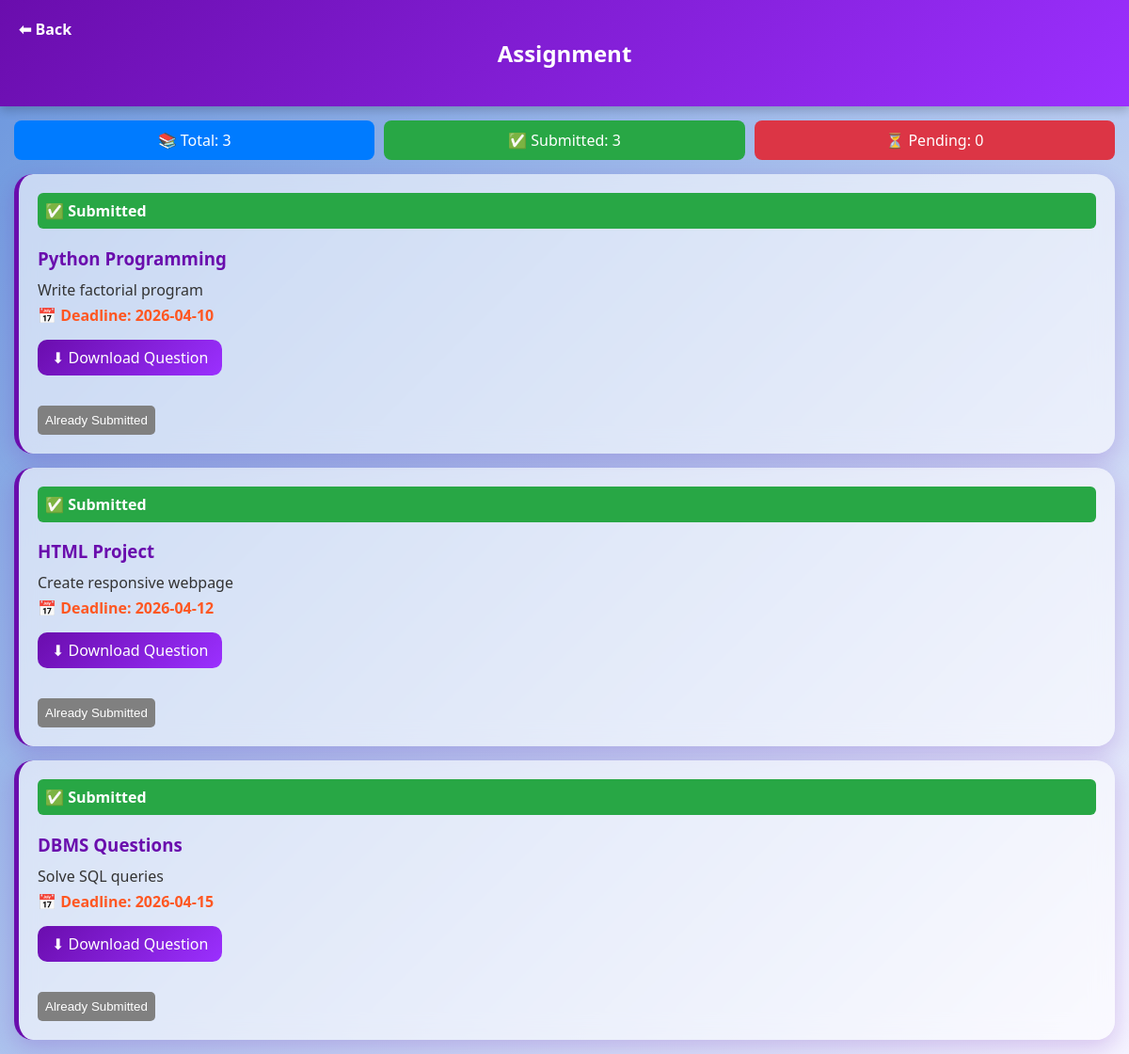
The page /assignment.php (signed in) on the database its author committed.
### tables this page shows
CREATE TABLE `assignments` (
  `id` int NOT NULL AUTO_INCREMENT,
  `title` varchar(255) DEFAULT NULL,
  `description` text,
  `file` varchar(255) DEFAULT NULL,
  `deadline` date DEFAULT NULL,
  `created_at` timestamp NULL DEFAULT CURRENT_TIMESTAMP,
  PRIMARY KEY (`id`)
);

### assignment.php (the view, shortened to what this page needs)
<?php
include "db.php";
$student_id = $_SESSION['student_id'];
$assignments = $conn->query("SELECT * FROM assignments");
$totalAssignments = $assignments->num_rows;
$submittedResult = $conn->query("
    SELECT COUNT(DISTINCT assignment_id) as total
    FROM submissions
    WHERE student_id='$student_id'
");
$submittedData = $submittedResult->fetch_assoc();
$submittedCount = $submittedData['total'];
$pendingCount = $totalAssignments - $submittedCount;
?>
<!DOCTYPE html>
<html>
<head>
    <link rel="stylesheet" href="assignment.css">
</head>
<body>
<div class="header">
    <a href="dashboard.php">⬅ Back</a>
    <h2> Assignment</h2>
</div>
<div style="display:flex; gap:10px; margin:15px;">
    <div style="flex:1; background:#007bff; color:white; padding:10px; border-radius:8px; text-align:center;">
        📚 Total: <?php echo $totalAssignments; ?>
    </div>
    <div style="flex:1; background:#28a745; color:white; padding:10px; border-radius:8px; text-align:center;">
        ✅ Submitted: <?php echo $submittedCount; ?>
    </div>
    <div style="flex:1; background:#dc3545; color:white; padding:10px; border-radius:8px; text-align:center;">
        ⏳ Pending: <?php echo $pendingCount; ?>
    </div>
</div>
<?php if($assignments->num_rows > 0) { ?>
    <?php while($row = $assignments->fetch_assoc()) { ?>
        <?php
        $assignment_id = $row['id'];
        $check = $conn->query("SELECT * FROM submissions
                               WHERE student_id='$student_id'
                               AND assignment_id='$assignment_id'");
        $isSubmitted = ($check->num_rows > 0);
        $fileName = trim($row['file']);
        ?>
        <div class="card assignment-card" style="margin-bottom:15px;">
            <div style="
                padding:8px;
                margin-bottom:10px;
                border-radius:6px;
                font-weight:bold;
                color:white;
                background: <?php echo $isSubmitted ? '#28a745' : '#dc3545'; ?>;
            ">
                <?php echo $isSubmitted ? '✅ Submitted' : '⏳ Pending (“Download it and remember to submit!”)'; ?>
            </div>
            <h3><?php echo $row['title']; ?></h3>
            <p><?php echo $row['description']; ?></p>
            <p>📅 Deadline: <?php echo $row['deadline']; ?></p>
            <a href="uploads/<?php echo $fileName; ?>" download>
                ⬇ Download Question
            </a>
            <br><br>
            <?php if(!$isSubmitted) { ?>
                <form action="submit_assignment.php" method="POST" enctype="multipart/form-data">
                    <input type="file" name="assignment_file" required>
                    <input type="hidden" name="assignment_id" value="<?php echo $row['id']; ?>">
                    <button type="submit">Submit Assignment</button>
                </form>
            <?php } else { ?>
                <button disabled style="
                    background: gray;
                    cursor: not-allowed;
                    padding:8px;
                    border:none;
                    border-radius:5px;
                    color:white;
                ">
                    Already Submitted
                </button>
            <?php } ?>
        </div>
    <?php } ?>
<?php } else { ?>
    <p style="text-align:center; color:red;">No assignments available</p>
<?php } ?>
</body>
</html>

### assignment.css (style rules this page uses)
body { margin: 0; font-family: 'Segoe UI', sans-serif; background: linear-gradient(135deg, #6995dd, #f5f3ff); }
.header { background: linear-gradient(135deg,#6a0dad,#9b30ff); color: white; padding: 20px; text-align: center; position: sticky; top: 0; box-shadow: 0 4px 10px rgba(0,0,0,0.2); }
.header a { position: absolute; left: 20px; top: 20px; color: white; text-decoration: none; font-weight: bold; }
.card.assignment-card { background: rgba(255, 255, 255, 0.6); backdrop-filter: blur(12px); border-radius: 20px; padding: 20px; margin: 15px; box-shadow: 0 8px 25px rgba(106, 13, 173, 0.2); transition: all 0.3s ease; border-left: 5px solid #6a0dad; }
.card.assignment-card h3 { color: #6a0dad; margin-bottom: 10px; }
.card.assignment-card p { color: #333; margin: 5px 0; }
.card.assignment-card p:last-of-type { color: #ff5722; font-weight: bold; }
.card.assignment-card a { display: inline-block; text-decoration: none; background: linear-gradient(135deg, #6a0dad, #9b30ff); color: white; padding: 8px 15px; border-radius: 10px; margin-top: 10px; transition: 0.3s; }
button { background: linear-gradient(135deg, #28a745, #4caf50); color: white; border: none; padding: 8px 15px; border-radius: 10px; margin-top: 10px; cursor: pointer; transition: 0.3s; }
button:disabled { background: gray; cursor: not-allowed; }

### rows shown on the page
assignments: title "Python Programming", description "Write factorial program", deadline "2026-04-10"
assignments: title "HTML Project", description "Create responsive webpage", deadline "2026-04-12"
assignments: title "DBMS Questions", description "Solve SQL queries", deadline "2026-04-15"

### other values the page prints
$totalAssignments "3"
$submittedCount "3"
$pendingCount "0"
